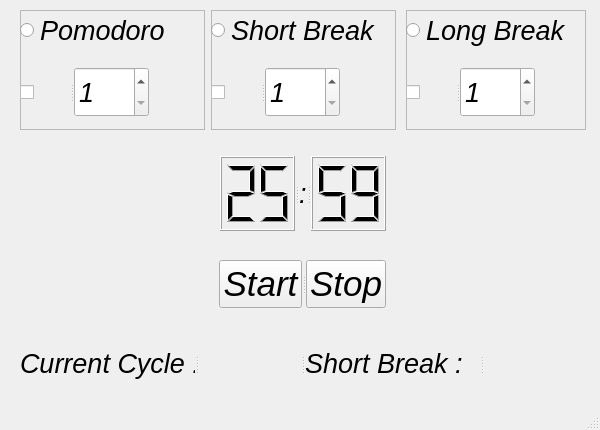
<?xml version="1.0" encoding="UTF-8"?>
<ui version="4.0">
 <class>pomodoroTimer</class>
 <widget class="QMainWindow" name="pomodoroTimer">
  <property name="windowModality">
   <enum>Qt::WindowModal</enum>
  </property>
  <property name="geometry">
   <rect>
    <x>0</x>
    <y>0</y>
    <width>600</width>
    <height>430</height>
   </rect>
  </property>
  <property name="minimumSize">
   <size>
    <width>600</width>
    <height>430</height>
   </size>
  </property>
  <property name="maximumSize">
   <size>
    <width>600</width>
    <height>430</height>
   </size>
  </property>
  <property name="font">
   <font>
    <pointsize>20</pointsize>
    <italic>true</italic>
   </font>
  </property>
  <property name="windowTitle">
   <string>Pomodoro Timer</string>
  </property>
  <property name="windowIcon">
   <iconset>
    <normaloff>../../Python/pomodoro_timer/pomodoro-technique.png</normaloff>../../Python/pomodoro_timer/pomodoro-technique.png</iconset>
  </property>
  <widget class="QWidget" name="centralwidget">
   <widget class="QWidget" name="layoutWidget">
    <property name="geometry">
     <rect>
      <x>20</x>
      <y>10</y>
      <width>566</width>
      <height>381</height>
     </rect>
    </property>
    <layout class="QVBoxLayout" name="verticalLayout">
     <item>
      <layout class="QHBoxLayout" name="horizontalLayout_2">
       <item alignment="Qt::AlignLeft">
        <widget class="QFrame" name="frame_pomodoro">
         <property name="sizePolicy">
          <sizepolicy hsizetype="Fixed" vsizetype="Fixed">
           <horstretch>0</horstretch>
           <verstretch>0</verstretch>
          </sizepolicy>
         </property>
         <property name="minimumSize">
          <size>
           <width>185</width>
           <height>120</height>
          </size>
         </property>
         <property name="maximumSize">
          <size>
           <width>185</width>
           <height>120</height>
          </size>
         </property>
         <property name="frameShape">
          <enum>QFrame::StyledPanel</enum>
         </property>
         <property name="frameShadow">
          <enum>QFrame::Raised</enum>
         </property>
         <widget class="QWidget" name="layoutWidget">
          <property name="geometry">
           <rect>
            <x>0</x>
            <y>0</y>
            <width>181</width>
            <height>111</height>
           </rect>
          </property>
          <layout class="QVBoxLayout" name="verticalLayout_2">
           <item>
            <widget class="QRadioButton" name="rb_pomodoro">
             <property name="text">
              <string>Pomodoro</string>
             </property>
            </widget>
           </item>
           <item>
            <spacer name="verticalSpacer_7">
             <property name="orientation">
              <enum>Qt::Vertical</enum>
             </property>
             <property name="sizeType">
              <enum>QSizePolicy::Minimum</enum>
             </property>
             <property name="sizeHint" stdset="0">
              <size>
               <width>20</width>
               <height>10</height>
              </size>
             </property>
            </spacer>
           </item>
           <item>
            <widget class="QSplitter" name="splitter">
             <property name="orientation">
              <enum>Qt::Horizontal</enum>
             </property>
             <widget class="QCheckBox" name="cb_pomodoro">
              <property name="sizePolicy">
               <sizepolicy hsizetype="Minimum" vsizetype="Fixed">
                <horstretch>0</horstretch>
                <verstretch>0</verstretch>
               </sizepolicy>
              </property>
              <property name="maximumSize">
               <size>
                <width>50</width>
                <height>16777215</height>
               </size>
              </property>
              <property name="text">
               <string/>
              </property>
             </widget>
             <widget class="QSpinBox" name="sb_pomodoro">
              <property name="sizePolicy">
               <sizepolicy hsizetype="Fixed" vsizetype="Fixed">
                <horstretch>0</horstretch>
                <verstretch>0</verstretch>
               </sizepolicy>
              </property>
              <property name="minimumSize">
               <size>
                <width>75</width>
                <height>50</height>
               </size>
              </property>
              <property name="maximumSize">
               <size>
                <width>75</width>
                <height>50</height>
               </size>
              </property>
              <property name="prefix">
               <string/>
              </property>
              <property name="minimum">
               <number>1</number>
              </property>
              <property name="maximum">
               <number>60</number>
              </property>
              <property name="singleStep">
               <number>1</number>
              </property>
             </widget>
            </widget>
           </item>
          </layout>
         </widget>
        </widget>
       </item>
       <item alignment="Qt::AlignHCenter">
        <widget class="QFrame" name="frame_short_break">
         <property name="sizePolicy">
          <sizepolicy hsizetype="Fixed" vsizetype="Fixed">
           <horstretch>0</horstretch>
           <verstretch>0</verstretch>
          </sizepolicy>
         </property>
         <property name="minimumSize">
          <size>
           <width>185</width>
           <height>120</height>
          </size>
         </property>
         <property name="maximumSize">
          <size>
           <width>185</width>
           <height>120</height>
          </size>
         </property>
         <property name="frameShape">
          <enum>QFrame::StyledPanel</enum>
         </property>
         <property name="frameShadow">
          <enum>QFrame::Raised</enum>
         </property>
         <widget class="QWidget" name="layoutWidget_2">
          <property name="geometry">
           <rect>
            <x>0</x>
            <y>0</y>
            <width>181</width>
            <height>111</height>
           </rect>
          </property>
          <layout class="QVBoxLayout" name="verticalLayout_3">
           <item>
            <widget class="QRadioButton" name="rb_short_break">
             <property name="text">
              <string>Short Break</string>
             </property>
            </widget>
           </item>
           <item>
            <spacer name="verticalSpacer_8">
             <property name="orientation">
              <enum>Qt::Vertical</enum>
             </property>
             <property name="sizeType">
              <enum>QSizePolicy::Minimum</enum>
             </property>
             <property name="sizeHint" stdset="0">
              <size>
               <width>20</width>
               <height>10</height>
              </size>
             </property>
            </spacer>
           </item>
           <item>
            <widget class="QSplitter" name="splitter_2">
             <property name="orientation">
              <enum>Qt::Horizontal</enum>
             </property>
             <widget class="QCheckBox" name="cb_short_break">
              <property name="sizePolicy">
               <sizepolicy hsizetype="Fixed" vsizetype="Fixed">
                <horstretch>0</horstretch>
                <verstretch>0</verstretch>
               </sizepolicy>
              </property>
              <property name="maximumSize">
               <size>
                <width>50</width>
                <height>16777215</height>
               </size>
              </property>
              <property name="text">
               <string/>
              </property>
             </widget>
             <widget class="QSpinBox" name="sb_short_break">
              <property name="sizePolicy">
               <sizepolicy hsizetype="Fixed" vsizetype="Fixed">
                <horstretch>0</horstretch>
                <verstretch>0</verstretch>
               </sizepolicy>
              </property>
              <property name="minimumSize">
               <size>
                <width>75</width>
                <height>50</height>
               </size>
              </property>
              <property name="maximumSize">
               <size>
                <width>75</width>
                <height>50</height>
               </size>
              </property>
              <property name="prefix">
               <string/>
              </property>
              <property name="minimum">
               <number>1</number>
              </property>
              <property name="maximum">
               <number>10</number>
              </property>
              <property name="singleStep">
               <number>1</number>
              </property>
             </widget>
            </widget>
           </item>
          </layout>
         </widget>
        </widget>
       </item>
       <item alignment="Qt::AlignRight">
        <widget class="QFrame" name="frame_long_break">
         <property name="sizePolicy">
          <sizepolicy hsizetype="Fixed" vsizetype="Fixed">
           <horstretch>0</horstretch>
           <verstretch>0</verstretch>
          </sizepolicy>
         </property>
         <property name="minimumSize">
          <size>
           <width>180</width>
           <height>120</height>
          </size>
         </property>
         <property name="maximumSize">
          <size>
           <width>180</width>
           <height>120</height>
          </size>
         </property>
         <property name="frameShape">
          <enum>QFrame::StyledPanel</enum>
         </property>
         <property name="frameShadow">
          <enum>QFrame::Raised</enum>
         </property>
         <widget class="QWidget" name="layoutWidget_4">
          <property name="geometry">
           <rect>
            <x>0</x>
            <y>0</y>
            <width>181</width>
            <height>111</height>
           </rect>
          </property>
          <layout class="QVBoxLayout" name="verticalLayout_5">
           <item>
            <widget class="QRadioButton" name="rb_long_break">
             <property name="text">
              <string>Long Break</string>
             </property>
            </widget>
           </item>
           <item>
            <spacer name="verticalSpacer_10">
             <property name="orientation">
              <enum>Qt::Vertical</enum>
             </property>
             <property name="sizeType">
              <enum>QSizePolicy::Minimum</enum>
             </property>
             <property name="sizeHint" stdset="0">
              <size>
               <width>20</width>
               <height>10</height>
              </size>
             </property>
            </spacer>
           </item>
           <item>
            <widget class="QSplitter" name="splitter_4">
             <property name="orientation">
              <enum>Qt::Horizontal</enum>
             </property>
             <widget class="QCheckBox" name="cb_long_break">
              <property name="sizePolicy">
               <sizepolicy hsizetype="Fixed" vsizetype="Fixed">
                <horstretch>0</horstretch>
                <verstretch>0</verstretch>
               </sizepolicy>
              </property>
              <property name="maximumSize">
               <size>
                <width>50</width>
                <height>16777215</height>
               </size>
              </property>
              <property name="text">
               <string/>
              </property>
             </widget>
             <widget class="QSpinBox" name="sb_long_break">
              <property name="sizePolicy">
               <sizepolicy hsizetype="Fixed" vsizetype="Fixed">
                <horstretch>0</horstretch>
                <verstretch>0</verstretch>
               </sizepolicy>
              </property>
              <property name="minimumSize">
               <size>
                <width>75</width>
                <height>50</height>
               </size>
              </property>
              <property name="maximumSize">
               <size>
                <width>75</width>
                <height>50</height>
               </size>
              </property>
              <property name="prefix">
               <string/>
              </property>
              <property name="minimum">
               <number>1</number>
              </property>
              <property name="maximum">
               <number>10</number>
              </property>
              <property name="singleStep">
               <number>1</number>
              </property>
             </widget>
            </widget>
           </item>
          </layout>
         </widget>
        </widget>
       </item>
      </layout>
     </item>
     <item>
      <spacer name="verticalSpacer_3">
       <property name="orientation">
        <enum>Qt::Vertical</enum>
       </property>
       <property name="sizeType">
        <enum>QSizePolicy::Fixed</enum>
       </property>
       <property name="sizeHint" stdset="0">
        <size>
         <width>20</width>
         <height>20</height>
        </size>
       </property>
      </spacer>
     </item>
     <item alignment="Qt::AlignHCenter">
      <widget class="QSplitter" name="splitter_5">
       <property name="orientation">
        <enum>Qt::Horizontal</enum>
       </property>
       <widget class="QLCDNumber" name="lcd_min_timer">
        <property name="sizePolicy">
         <sizepolicy hsizetype="Fixed" vsizetype="Fixed">
          <horstretch>0</horstretch>
          <verstretch>0</verstretch>
         </sizepolicy>
        </property>
        <property name="minimumSize">
         <size>
          <width>75</width>
          <height>75</height>
         </size>
        </property>
        <property name="maximumSize">
         <size>
          <width>75</width>
          <height>75</height>
         </size>
        </property>
        <property name="font">
         <font>
          <pointsize>26</pointsize>
          <italic>true</italic>
         </font>
        </property>
        <property name="smallDecimalPoint">
         <bool>false</bool>
        </property>
        <property name="digitCount">
         <number>2</number>
        </property>
        <property name="intValue" stdset="0">
         <number>25</number>
        </property>
       </widget>
       <widget class="QLabel" name="label">
        <property name="sizePolicy">
         <sizepolicy hsizetype="Fixed" vsizetype="Fixed">
          <horstretch>0</horstretch>
          <verstretch>0</verstretch>
         </sizepolicy>
        </property>
        <property name="maximumSize">
         <size>
          <width>50</width>
          <height>16777215</height>
         </size>
        </property>
        <property name="text">
         <string>:</string>
        </property>
       </widget>
       <widget class="QLCDNumber" name="lcd_sec_timer">
        <property name="sizePolicy">
         <sizepolicy hsizetype="Fixed" vsizetype="Fixed">
          <horstretch>0</horstretch>
          <verstretch>0</verstretch>
         </sizepolicy>
        </property>
        <property name="minimumSize">
         <size>
          <width>75</width>
          <height>75</height>
         </size>
        </property>
        <property name="maximumSize">
         <size>
          <width>75</width>
          <height>75</height>
         </size>
        </property>
        <property name="font">
         <font>
          <pointsize>26</pointsize>
          <italic>true</italic>
         </font>
        </property>
        <property name="smallDecimalPoint">
         <bool>false</bool>
        </property>
        <property name="digitCount">
         <number>2</number>
        </property>
        <property name="intValue" stdset="0">
         <number>59</number>
        </property>
       </widget>
      </widget>
     </item>
     <item>
      <spacer name="verticalSpacer_2">
       <property name="orientation">
        <enum>Qt::Vertical</enum>
       </property>
       <property name="sizeType">
        <enum>QSizePolicy::Fixed</enum>
       </property>
       <property name="sizeHint" stdset="0">
        <size>
         <width>20</width>
         <height>20</height>
        </size>
       </property>
      </spacer>
     </item>
     <item alignment="Qt::AlignHCenter|Qt::AlignVCenter">
      <widget class="QSplitter" name="splitter_6">
       <property name="orientation">
        <enum>Qt::Horizontal</enum>
       </property>
       <widget class="QPushButton" name="btn_start">
        <property name="font">
         <font>
          <pointsize>26</pointsize>
          <italic>true</italic>
         </font>
        </property>
        <property name="layoutDirection">
         <enum>Qt::LeftToRight</enum>
        </property>
        <property name="text">
         <string>Start</string>
        </property>
        <property name="iconSize">
         <size>
          <width>20</width>
          <height>20</height>
         </size>
        </property>
       </widget>
       <widget class="QPushButton" name="btn_stop">
        <property name="font">
         <font>
          <pointsize>26</pointsize>
          <italic>true</italic>
         </font>
        </property>
        <property name="layoutDirection">
         <enum>Qt::LeftToRight</enum>
        </property>
        <property name="text">
         <string>Stop</string>
        </property>
        <property name="iconSize">
         <size>
          <width>20</width>
          <height>20</height>
         </size>
        </property>
       </widget>
      </widget>
     </item>
     <item>
      <spacer name="verticalSpacer">
       <property name="orientation">
        <enum>Qt::Vertical</enum>
       </property>
       <property name="sizeType">
        <enum>QSizePolicy::Fixed</enum>
       </property>
       <property name="sizeHint" stdset="0">
        <size>
         <width>20</width>
         <height>20</height>
        </size>
       </property>
      </spacer>
     </item>
     <item alignment="Qt::AlignVCenter">
      <widget class="QSplitter" name="splitter_7">
       <property name="minimumSize">
        <size>
         <width>0</width>
         <height>0</height>
        </size>
       </property>
       <property name="maximumSize">
        <size>
         <width>16777215</width>
         <height>16777215</height>
        </size>
       </property>
       <property name="orientation">
        <enum>Qt::Horizontal</enum>
       </property>
       <widget class="QLabel" name="label_2">
        <property name="sizePolicy">
         <sizepolicy hsizetype="Fixed" vsizetype="Fixed">
          <horstretch>0</horstretch>
          <verstretch>0</verstretch>
         </sizepolicy>
        </property>
        <property name="maximumSize">
         <size>
          <width>175</width>
          <height>16777215</height>
         </size>
        </property>
        <property name="text">
         <string>Current Cycle :</string>
        </property>
       </widget>
       <widget class="QLabel" name="lbl_current_cycle">
        <property name="text">
         <string/>
        </property>
       </widget>
       <widget class="QLabel" name="label_3">
        <property name="sizePolicy">
         <sizepolicy hsizetype="Fixed" vsizetype="Preferred">
          <horstretch>0</horstretch>
          <verstretch>0</verstretch>
         </sizepolicy>
        </property>
        <property name="maximumSize">
         <size>
          <width>175</width>
          <height>16777215</height>
         </size>
        </property>
        <property name="text">
         <string>Short Break :</string>
        </property>
       </widget>
       <widget class="QLabel" name="lbl_short_break">
        <property name="text">
         <string/>
        </property>
       </widget>
      </widget>
     </item>
    </layout>
   </widget>
  </widget>
  <widget class="QStatusBar" name="statubar"/>
 </widget>
 <resources/>
 <connections/>
</ui>
